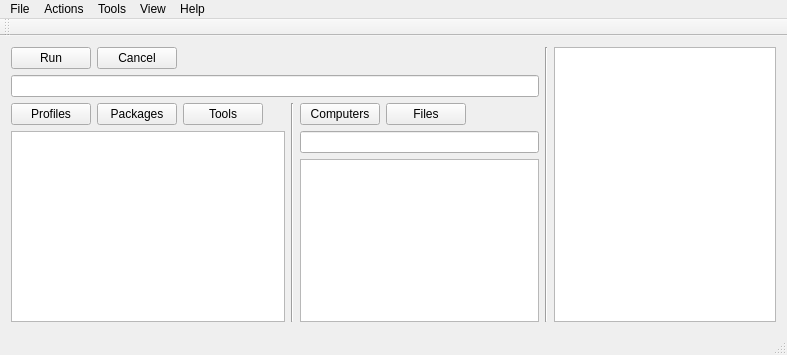
<?xml version="1.0" encoding="UTF-8"?>
<ui version="4.0">
 <class>d008Class</class>
 <widget class="QMainWindow" name="d008Class">
  <property name="geometry">
   <rect>
    <x>0</x>
    <y>0</y>
    <width>787</width>
    <height>355</height>
   </rect>
  </property>
  <property name="windowTitle">
   <string>d005</string>
  </property>
  <widget class="QWidget" name="centralWidget">
   <layout class="QGridLayout" name="gridLayout">
    <item row="0" column="0">
     <layout class="QHBoxLayout" name="horizontalLayout">
      <item>
       <layout class="QVBoxLayout" name="verticalLayout">
        <item>
         <layout class="QHBoxLayout" name="horizontalLayout_2">
          <item>
           <widget class="QPushButton" name="pushButton_Run">
            <property name="text">
             <string>Run</string>
            </property>
           </widget>
          </item>
          <item>
           <widget class="QPushButton" name="pushButton_Cancel">
            <property name="text">
             <string>Cancel</string>
            </property>
           </widget>
          </item>
          <item>
           <spacer name="horizontalSpacer">
            <property name="orientation">
             <enum>Qt::Horizontal</enum>
            </property>
            <property name="sizeHint" stdset="0">
             <size>
              <width>40</width>
              <height>20</height>
             </size>
            </property>
           </spacer>
          </item>
         </layout>
        </item>
        <item>
         <widget class="QLineEdit" name="lineEdit_Command"/>
        </item>
        <item>
         <layout class="QHBoxLayout" name="horizontalLayout_3">
          <item>
           <layout class="QVBoxLayout" name="verticalLayout_2">
            <item>
             <layout class="QHBoxLayout" name="horizontalLayout_5">
              <item>
               <widget class="QPushButton" name="pushButton_Profiles">
                <property name="text">
                 <string>Profiles</string>
                </property>
               </widget>
              </item>
              <item>
               <widget class="QPushButton" name="pushButton_Packages">
                <property name="text">
                 <string>Packages</string>
                </property>
               </widget>
              </item>
              <item>
               <widget class="QPushButton" name="pushButton_Tools">
                <property name="text">
                 <string>Tools</string>
                </property>
               </widget>
              </item>
              <item>
               <spacer name="horizontalSpacer_3">
                <property name="orientation">
                 <enum>Qt::Horizontal</enum>
                </property>
                <property name="sizeHint" stdset="0">
                 <size>
                  <width>40</width>
                  <height>20</height>
                 </size>
                </property>
               </spacer>
              </item>
             </layout>
            </item>
            <item>
             <widget class="QListView" name="listView_Actions"/>
            </item>
           </layout>
          </item>
          <item>
           <widget class="Line" name="line">
            <property name="orientation">
             <enum>Qt::Vertical</enum>
            </property>
           </widget>
          </item>
          <item>
           <layout class="QVBoxLayout" name="verticalLayout_3">
            <item>
             <layout class="QHBoxLayout" name="horizontalLayout_4">
              <item>
               <widget class="QPushButton" name="pushButton_Computers">
                <property name="text">
                 <string>Computers</string>
                </property>
               </widget>
              </item>
              <item>
               <widget class="QPushButton" name="pushButton_Files">
                <property name="text">
                 <string>Files</string>
                </property>
               </widget>
              </item>
              <item>
               <spacer name="horizontalSpacer_2">
                <property name="orientation">
                 <enum>Qt::Horizontal</enum>
                </property>
                <property name="sizeHint" stdset="0">
                 <size>
                  <width>40</width>
                  <height>20</height>
                 </size>
                </property>
               </spacer>
              </item>
             </layout>
            </item>
            <item>
             <widget class="QLineEdit" name="lineEdit_Targets"/>
            </item>
            <item>
             <widget class="QListView" name="listView_Targets"/>
            </item>
           </layout>
          </item>
         </layout>
        </item>
       </layout>
      </item>
      <item>
       <widget class="Line" name="line_2">
        <property name="orientation">
         <enum>Qt::Vertical</enum>
        </property>
       </widget>
      </item>
     </layout>
    </item>
    <item row="0" column="1">
     <widget class="QTreeView" name="treeView_Status"/>
    </item>
   </layout>
  </widget>
  <widget class="QMenuBar" name="menuBar">
   <property name="geometry">
    <rect>
     <x>0</x>
     <y>0</y>
     <width>787</width>
     <height>21</height>
    </rect>
   </property>
   <widget class="QMenu" name="menuFile">
    <property name="title">
     <string>File</string>
    </property>
    <addaction name="actionExit"/>
   </widget>
   <widget class="QMenu" name="menuEdit">
    <property name="title">
     <string>Actions</string>
    </property>
    <addaction name="actionAdd"/>
    <addaction name="actionEdit"/>
    <addaction name="actionDelete"/>
   </widget>
   <widget class="QMenu" name="menuTools">
    <property name="title">
     <string>Tools</string>
    </property>
   </widget>
   <widget class="QMenu" name="menuView">
    <property name="title">
     <string>View</string>
    </property>
    <addaction name="actionShells"/>
    <addaction name="actionProfiles"/>
    <addaction name="actionPackages"/>
    <addaction name="actionTools"/>
   </widget>
   <widget class="QMenu" name="menuHelp">
    <property name="title">
     <string>Help</string>
    </property>
    <addaction name="actionAbout"/>
   </widget>
   <addaction name="menuFile"/>
   <addaction name="menuEdit"/>
   <addaction name="menuTools"/>
   <addaction name="menuView"/>
   <addaction name="menuHelp"/>
  </widget>
  <widget class="QToolBar" name="mainToolBar">
   <attribute name="toolBarArea">
    <enum>TopToolBarArea</enum>
   </attribute>
   <attribute name="toolBarBreak">
    <bool>false</bool>
   </attribute>
  </widget>
  <widget class="QStatusBar" name="statusBar"/>
  <action name="actionExit">
   <property name="text">
    <string>Exit</string>
   </property>
  </action>
  <action name="actionAbout">
   <property name="text">
    <string>About</string>
   </property>
  </action>
  <action name="actionAdd">
   <property name="text">
    <string>New</string>
   </property>
  </action>
  <action name="actionEdit">
   <property name="text">
    <string>Edit</string>
   </property>
  </action>
  <action name="actionDelete">
   <property name="text">
    <string>Delete</string>
   </property>
  </action>
  <action name="actionShells">
   <property name="text">
    <string>Shells</string>
   </property>
  </action>
  <action name="actionProfiles">
   <property name="text">
    <string>Profiles</string>
   </property>
  </action>
  <action name="actionPackages">
   <property name="text">
    <string>Packages</string>
   </property>
  </action>
  <action name="actionTools">
   <property name="text">
    <string>Tools</string>
   </property>
  </action>
 </widget>
 <layoutdefault spacing="6" margin="11"/>
 <resources>
  <include location="../../d005/d005/d005.qrc"/>
 </resources>
 <connections/>
</ui>
